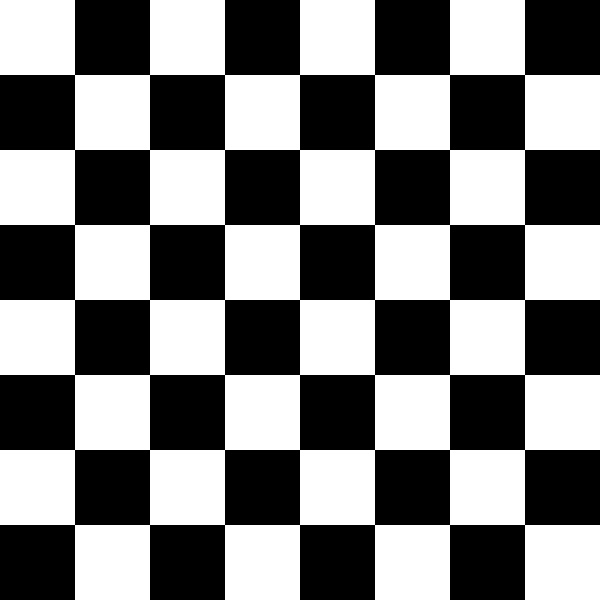
//> input picture resource/chess.jpg, 600 x 600 px
$ ./805_affine_transform   (built with g++ and OpenCV 4)
//> lines starting //> are read from the running program, lines starting //| are printed output that depends on the picture
// [23 lines of licence text are left out]

#include <opencv2/opencv.hpp>
#include <iostream>

int main() {
    // 이미지 읽기
    cv::Mat img = cv::imread("./resource/chess.jpg");
//> img is the input picture: 600 rows x 600 cols, CV_8UC3; min 0, max 255, mean 127.5
    if (img.empty()) {
        std::cerr << "Error: Unable to load image!" << std::endl;
        return 1;
    }

    // 이미지 크기 가져오기
    int rows = img.rows;
//> rows = 600
    int cols = img.cols;
//> cols = 600

    // Affine 변환을 위한 점 좌표 설정
    std::vector<cv::Point2f> pts1 = { {200, 100}, {400, 100}, {200, 200} };
    std::vector<cv::Point2f> pts2 = { {200, 300}, {400, 200}, {200, 400} };

    // pts1의 좌표에 원 표시
    cv::circle(img, pts1[0], 10, cv::Scalar(255, 0, 0), -1); // 파란색
    cv::circle(img, pts1[1], 10, cv::Scalar(0, 255, 0), -1); // 초록색
    cv::circle(img, pts1[2], 10, cv::Scalar(0, 0, 255), -1); // 빨간색
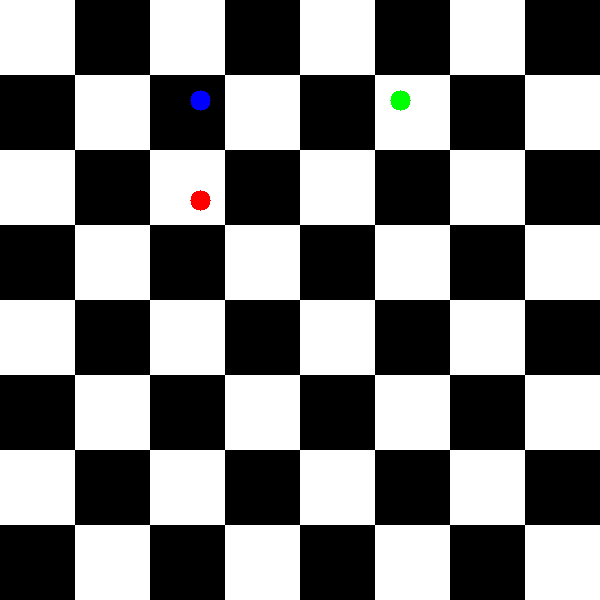
//> img: 600 rows x 600 cols, CV_8UC3; mean B, G, R 127.3, 127.3, 127.3

    // Affine 변환 행렬 계산
    cv::Mat M = cv::getAffineTransform(pts1, pts2);

    // Affine 변환 적용
    cv::Mat dst;
    cv::warpAffine(img, dst, M, cv::Size(cols, rows));
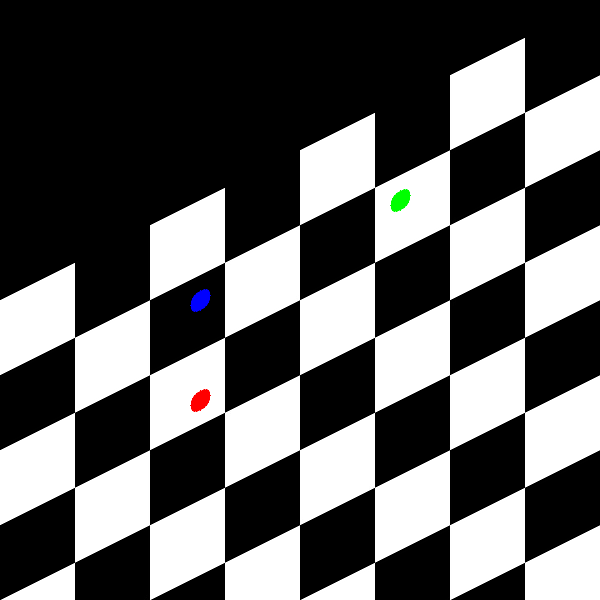
//> dst: 600 rows x 600 cols, CV_8UC3; mean B, G, R 95.4, 95.4, 95.4

    // 결과 표시
    cv::imshow("Original Image", img);
    cv::imshow("Affine Transformed Image", dst);

    // 키 입력 대기
    cv::waitKey(0);
    cv::destroyAllWindows();

    return 0;
}

$ run again, with resource/black_white1.jpg copied over resource/chess.jpg
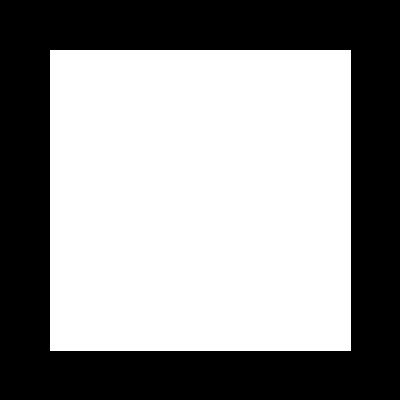
//> input picture resource/black_white1.jpg, 400 x 400 px
//> img is the input picture: 400 rows x 400 cols, CV_8UC3; min 0, max 255, mean 144.4
//> `cv::circle(img, pts1[2], 10, cv::Scalar(0, 0, 255), -1);`:
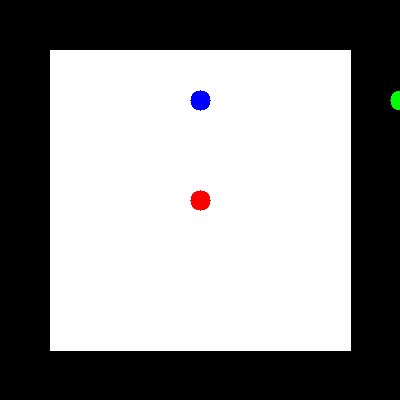
//> img: 400 rows x 400 cols, CV_8UC3; mean B, G, R 143.9, 143.6, 143.9
//> `cv::warpAffine(img, dst, M, cv::Size(cols, rows));`:
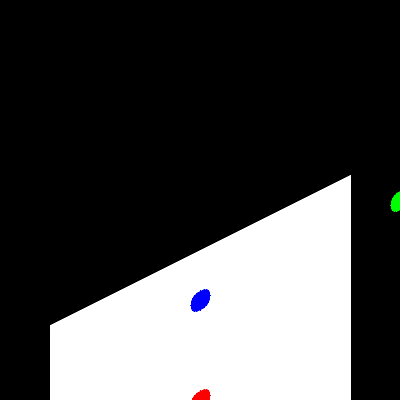
//> dst: 400 rows x 400 cols, CV_8UC3; mean B, G, R 71.7, 71.4, 71.5
